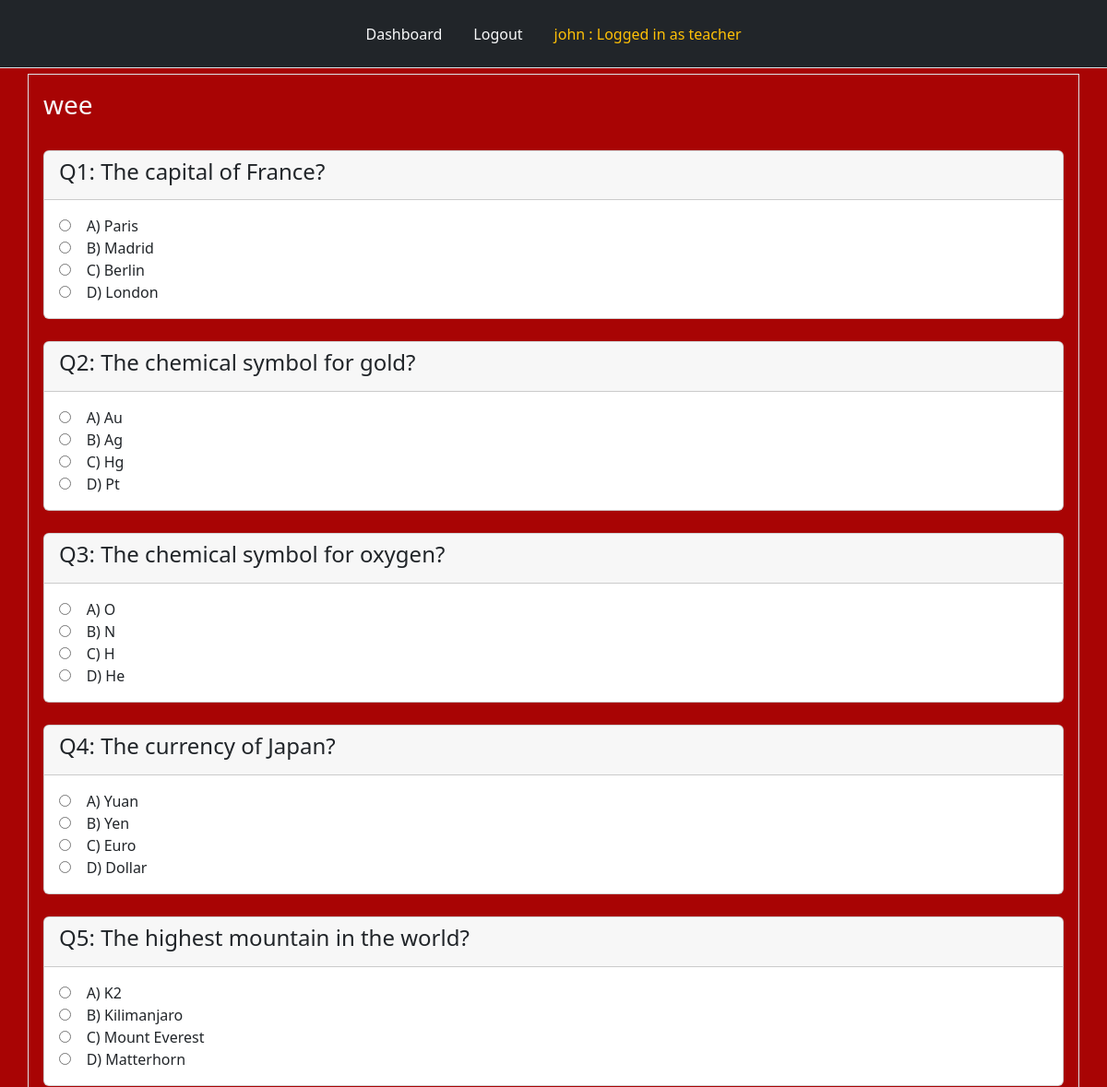
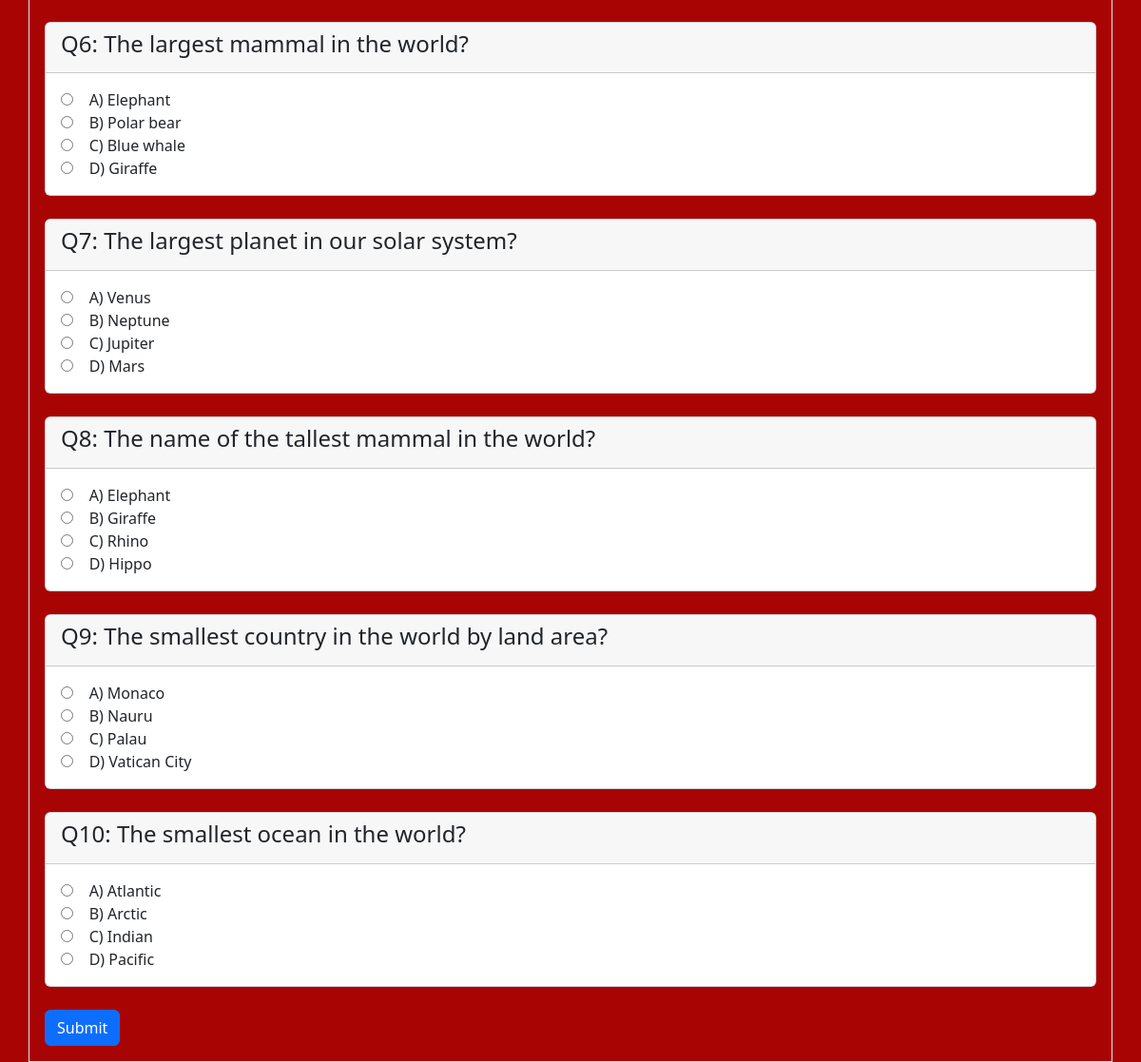
The page /tests_created/1/ (signed in) on the database as committed earlier (2 pictures, top to bottom).
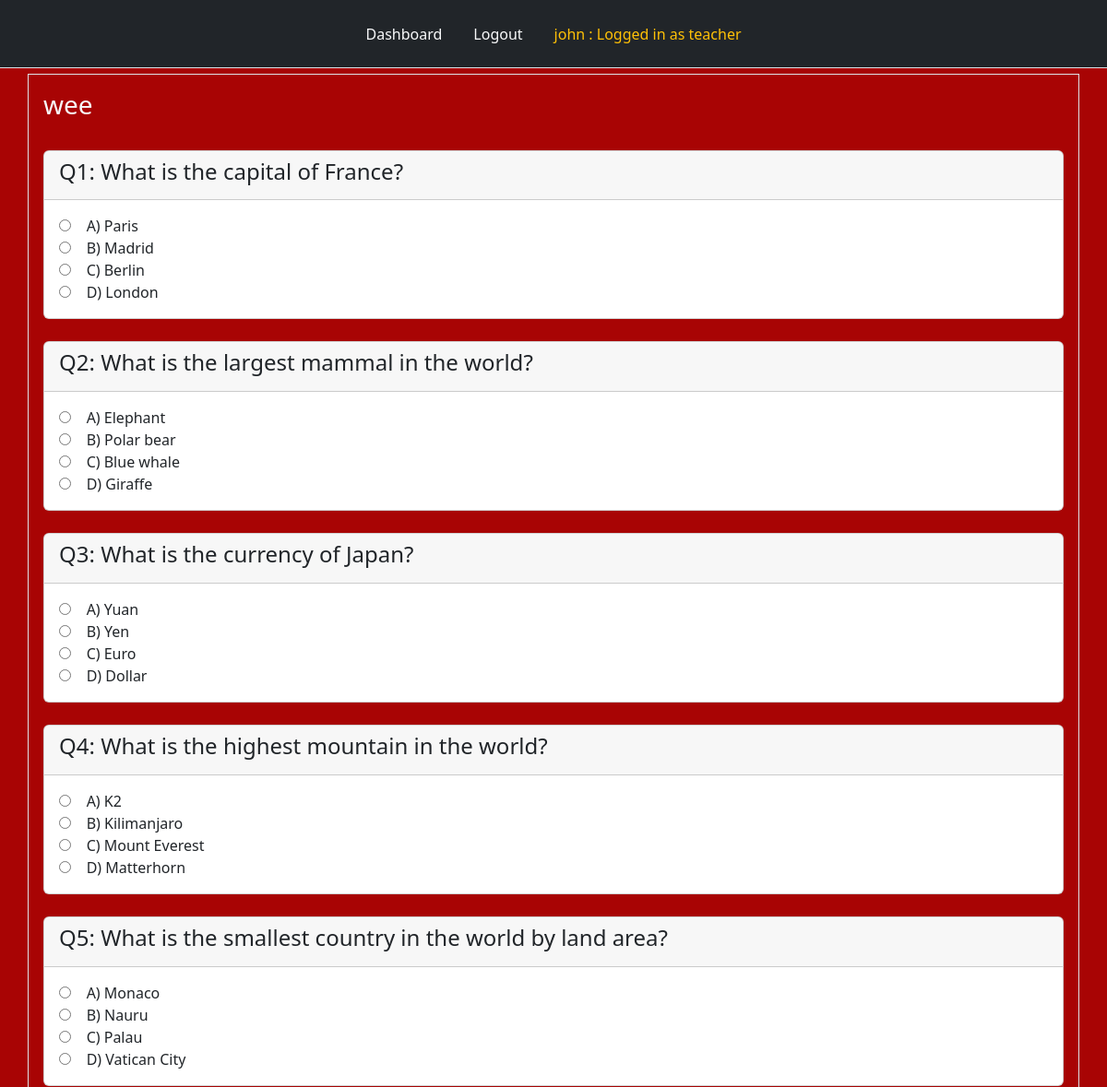
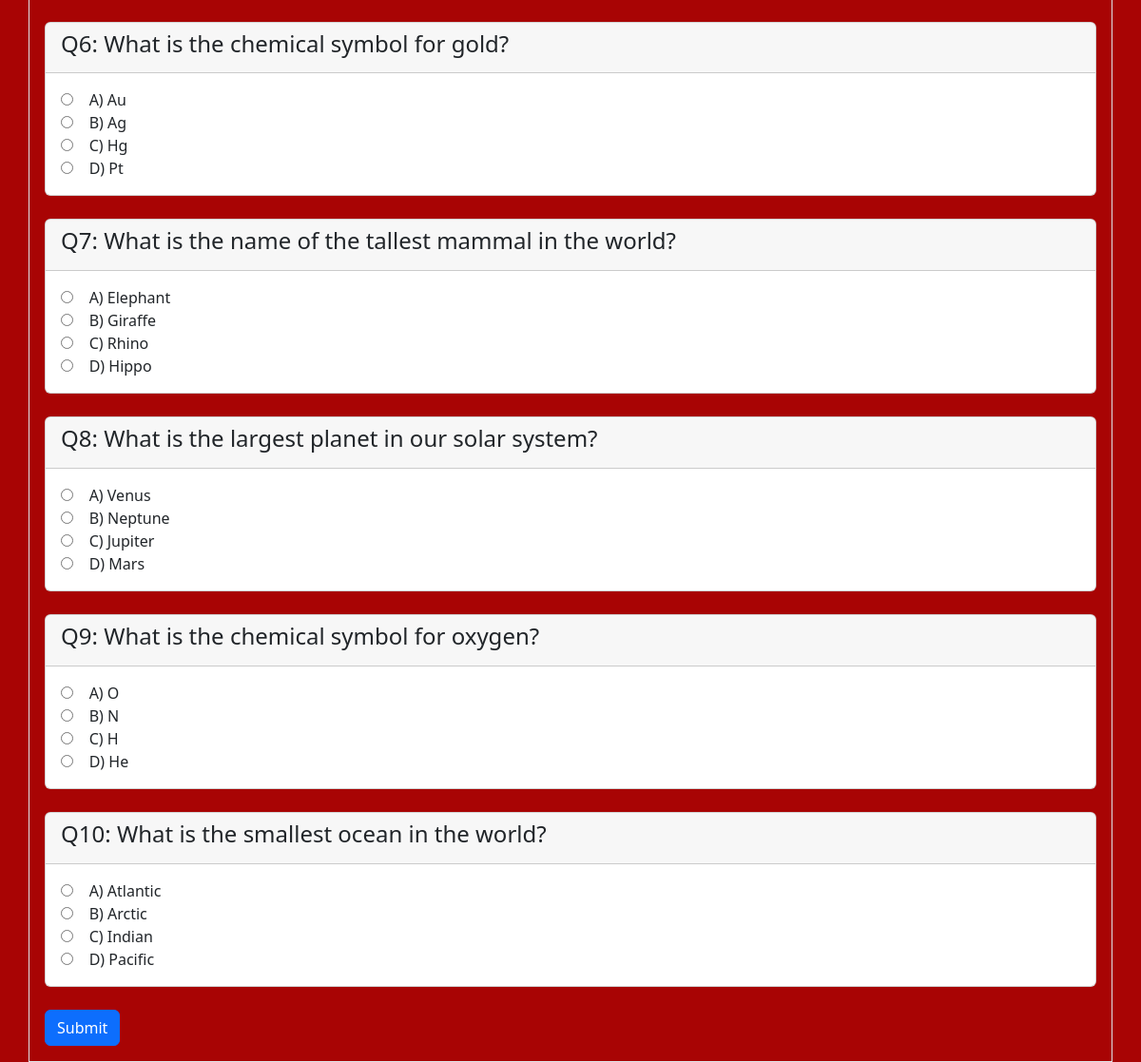
The same page on the database as committed later (2 pictures, top to bottom).
### tables this page shows
CREATE TABLE users (
  id INTEGER PRIMARY KEY,
  name TEXT NOT NULL,
  fullname TEXT NOT NULL,
  password TEXT NOT NULL,
  role TEXT NOT NULL
);

CREATE TABLE "tests" (
  id INTEGER PRIMARY KEY,
  title TEXT NOT NULL,
  teacher_name TEXT NOT NULL,
  assigned_test INTEGER,
  assigned_klass TEXT NOT NULL,
  test_id INTEGER
);

CREATE TABLE questions ( id INTEGER PRIMARY KEY, test_id TEXT NOT NULL, test_teacher TEXT NOT NULL, qnumber TEXT NOT NULL, question TEXT NOT NULL, option1 TEXT NOT NULL, option2 TEXT NOT NULL, option3 TEXT NOT NULL, option4 TEXT NOT NULL, answer TEXT NOT NULL, FOREIGN KEY (test_teacher) REFERENCES Tests(id) );

### app.py (the view)
@app.route("/tests_created/<test_id>/")
def tests_created(test_id):
    user = get_current_user()
    db = connect_to_DB()
    quiz_cursor = db.execute(f"SELECT * FROM questions where test_id = ?", [test_id])
    quiz_questions = quiz_cursor.fetchall()
    query = db.execute("SELECT title FROM tests WHERE test_id = ?", [test_id])
    tests = query.fetchone()[0]
    query = db.execute("SELECT assigned_klass FROM tests WHERE test_id = ?", [test_id])
    result = query.fetchone()
    student_name = user[1]
    klass = result[0]
    query = db.execute("SELECT * FROM completed WHERE student_name = ? AND klass = ? AND test_id = ?",
                    [student_name, klass, test_id])
    existing_test = query.fetchone()
    if existing_test:
        score = existing_test["score"]
        return render_template("tests_created.html", user = user, quiz_questions = quiz_questions, tests = tests, test_id = test_id, score=score, test_taken = True)
    return render_template("tests_created.html",  user = user, quiz_questions = quiz_questions, tests = tests, test_id = test_id)

### app.py (called while the page is built)
@app.teardown_appcontext
def close_database(error):
    if hasattr(g, "app_database_db"):
        g.app_database_db.close()

def get_current_user():
    user_result = None
    if 'user' in session:
        user = session['user']
        db = getDatabase()
        student_cursor = db.execute("SELECT * FROM students WHERE name = ?", [user])
        student_result = student_cursor.fetchone()
        if student_result:
            user_result = student_result
        else:
            user_cursor = db.execute("SELECT * FROM users WHERE name = ?", [user])
            user_result = user_cursor.fetchone()
    return user_result

### database.py (called while the page is built)
def connect_to_DB():
    current_dir = os.path.dirname(os.path.abspath(__file__))
    db_file = os.path.join(current_dir, "app_database.db")
    sql = sqlite3.connect(db_file)
    sql.row_factory = sqlite3.Row
    return sql

def getDatabase():
    if not hasattr(g, "app_database_db"):
        g.app_database_db = connect_to_DB()
    return g.app_database_db

### templates/tests_created.html (shortened to what this page needs)
{% from "nav.html" import links %}
<!doctype html>
<html lang="en">
  <head>
    <link href="https://cdn.jsdelivr.net/npm/bootstrap@5.2.3/dist/css/bootstrap.min.css" rel="stylesheet">
    <link rel="stylesheet" type="text/css" href="{{ url_for('static', filename = 'style.css') }}"
  </head>
  <body>
        <div class="header mb-2">
            {{ links(user) }}
        </div>
        <div class="question container border text-light p-3">
          <h3>{{ tests }}</h3>
          <br>
          <form action="/submit_test/{{ test_id }}/" method="POST">
            {% for question in quiz_questions %}
            <div class="card">
                <div class="card-header text-dark">
                    <h4>Q{{ question[3] }}: {{ question[4] }}</h4>
                </div>
                <div class="card-body text-dark">
                    <input type="radio" name="q{{ question[0] }}" value="A">&nbsp&nbsp&nbsp A) {{ question[5] }} <br>
                    <input type="radio" name="q{{ question[0] }}" value="B">&nbsp&nbsp&nbsp B) {{ question[6] }} <br>
                    <input type="radio" name="q{{ question[0] }}" value="C">&nbsp&nbsp&nbsp C) {{ question[7] }} <br>
                    <input type="radio" name="q{{ question[0] }}" value="D">&nbsp&nbsp&nbsp D) {{ question[8] }} <br>
                </div>
            </div>
            <br>
            {% endfor %}
            {% if test_taken %}
                <button type="button" class="btn btn-primary" disabled>Test Already Taken</button>
                <p>Score: {{ score }}</p>
            {% else %}
                <button type="submit" class="btn btn-primary">Submit</button>
            {% endif %}
        </form>
  </div>
  </body>
</html>

### templates/nav.html (shortened to what this page needs)
{% macro links(user) %}
<ul class="nav nav-tabs p-3 bg-dark justify-content-center position-fixed" style="top: 0; width: 100%; z-index: 9999;">
    {% if user %}
    <li class="nav-item">
        <a class="nav-link text-light" href="{{ url_for('dashboard') }}">Dashboard</a>
    </li>
    <li class="nav-item">
        <a class="nav-link text-light" href="{{ url_for('logout') }}">Logout</a>
    </li>
    {% endif %}
    {% if user %}
        <li class="nav-item">
            <a class="nav-link text-warning" href="{{ url_for('dashboard') }}">
                {{ user['name'] }} : Logged in as
                {% if user['klass'] in ["KG1", "KG2", "NUR1", "NUR2", "PRY1", "PRY2", "PRY3", "PRY4", "PRY5", "PRY6"] %}
                    student
                {% else %}
                    {{ user['role'] }}
                {% endif %}
            </a>
        </li>
    {% endif %}
</ul>
{% endmacro %}

### static/style.css (style rules this page uses)
body { background-color: rgb(168, 4, 4); margin-top: 80px; }
.card { position: relative; overflow: hidden; transition: transform 0.3s; cursor: pointer; }

Rows that differ between the two databases and show on the page:
changed questions "Paris": question "The capital of France?" → "What is the capital of France?"
changed questions: question "The chemical symbol for gold?" → "What is the largest mammal in the world?"; option1 "Au" → "Elephant"; option2 "Ag" → "Polar bear"; option3 "Hg" → "Blue whale"; option4 "Pt" → "Giraffe"
changed questions: question "The chemical symbol for oxygen?" → "What is the currency of Japan?"; option1 "O" → "Yuan"; option2 "N" → "Yen"; option3 "H" → "Euro"; option4 "He" → "Dollar"
changed questions: question "The currency of Japan?" → "What is the highest mountain in the world?"; option1 "Yuan" → "K2"; option2 "Yen" → "Kilimanjaro"; option3 "Euro" → "Mount Everest"; option4 "Dollar" → "Matterhorn"
changed questions: question "The highest mountain in the world?" → "What is the smallest country in the world by land area?"; option1 "K2" → "Monaco"; option2 "Kilimanjaro" → "Nauru"; option3 "Mount Everest" → "Palau"; option4 "Matterhorn" → "Vatican City"
changed questions: question "The largest mammal in the world?" → "What is the chemical symbol for gold?"; option1 "Elephant" → "Au"; option2 "Polar bear" → "Ag"; option3 "Blue whale" → "Hg"; option4 "Giraffe" → "Pt"
changed questions: question "The largest planet in our solar system?" → "What is the name of the tallest mammal in the world?"; option1 "Venus" → "Elephant"; option2 "Neptune" → "Giraffe"; option3 "Jupiter" → "Rhino"; option4 "Mars" → "Hippo"
changed questions: question "The name of the tallest mammal in the world?" → "What is the largest planet in our solar system?"; option1 "Elephant" → "Venus"; option2 "Giraffe" → "Neptune"; option3 "Rhino" → "Jupiter"; option4 "Hippo" → "Mars"
changed questions: question "The smallest country in the world by land area?" → "What is the chemical symbol for oxygen?"; option1 "Monaco" → "O"; option2 "Nauru" → "N"; option3 "Palau" → "H"; option4 "Vatican City" → "He"
changed questions "Atlantic": question "The smallest ocean in the world?" → "What is the smallest ocean in the world?"
